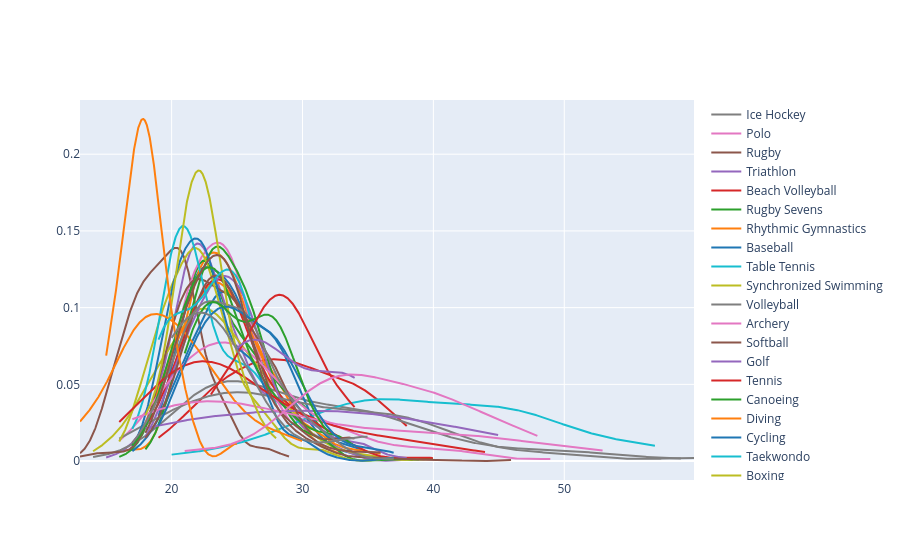

Notebook code cell kept with this figure:
### Code cell
fig = ff.create_distplot(x, name, show_hist= False, show_rug = False)
fig.show()

### Figure 1 — Plotly figure (JSON) as saved in the notebook; plotly's stock layout.template omitted (floating-point values rounded to 4 significant figures; data arrays with more than 128 entries replaced by an {"elided": "..."} marker saying what was removed)
{"data": [{"legendgroup": "Basketball", "marker": {"color": "rgb(31, 119, 180)"}, "mode": "lines", "name": "Basketball", "showlegend": true, "type": "scatter", "x": {"elided": "500 float values"}, "xaxis": "x", "y": {"elided": "500 float values"}, "yaxis": "y"}, {"legendgroup": "Judo", "marker": {"color": "rgb(255, 127, 14)"}, "mode": "lines", "name": "Judo", "showlegend": true, "type": "scatter", "x": {"elided": "500 float values"}, "xaxis": "x", "y": {"elided": "500 float values"}, "yaxis": "y"}, {"legendgroup": "Football", "marker": {"color": "rgb(44, 160, 44)"}, "mode": "lines", "name": "Football", "showlegend": true, "type": "scatter", "x": {"elided": "500 float values"}, "xaxis": "x", "y": {"elided": "500 float values"}, "yaxis": "y"}, {"legendgroup": "Tug-Of-War", "marker": {"color": "rgb(214, 39, 40)"}, "mode": "lines", "name": "Tug-Of-War", "showlegend": true, "type": "scatter", "x": {"elided": "500 float values"}, "xaxis": "x", "y": {"elided": "500 float values"}, "yaxis": "y"}, {"legendgroup": "Athletics", "marker": {"color": "rgb(148, 103, 189)"}, "mode": "lines", "name": "Athletics", "showlegend": true, "type": "scatter", "x": {"elided": "500 float values"}, "xaxis": "x", "y": {"elided": "500 float values"}, "yaxis": "y"}, {"legendgroup": "Swimming", "marker": {"color": "rgb(140, 86, 75)"}, "mode": "lines", "name": "Swimming", "showlegend": true, "type": "scatter", "x": {"elided": "500 float values"}, "xaxis": "x", "y": {"elided": "500 float values"}, "yaxis": "y"}, {"legendgroup": "Badminton", "marker": {"color": "rgb(227, 119, 194)"}, "mode": "lines", "name": "Badminton", "showlegend": true, "type": "scatter", "x": {"elided": "500 float values"}, "xaxis": "x", "y": {"elided": "500 float values"}, "yaxis": "y"}, {"legendgroup": "Sailing", "marker": {"color": "rgb(127, 127, 127)"}, "mode": "lines", "name": "Sailing", "showlegend": true, "type": "scatter", "x": {"elided": "500 float values"}, "xaxis": "x", "y": {"elided": "500 float values"}, "yaxis": "y"}, {"legendgroup": "Gymnastics", "marker": {"color": "rgb(188, 189, 34)"}, "mode": "lines", "name": "Gymnastics", "showlegend": true, "type": "scatter", "x": {"elided": "500 float values"}, "xaxis": "x", "y": {"elided": "500 float values"}, "yaxis": "y"}, {"legendgroup": "Art Competitions", "marker": {"color": "rgb(23, 190, 207)"}, "mode": "lines", "name": "Art Competitions", "showlegend": true, "type": "scatter", "x": {"elided": "500 float values"}, "xaxis": "x", "y": {"elided": "500 float values"}, "yaxis": "y"}, {"legendgroup": "Handball", "marker": {"color": "rgb(31, 119, 180)"}, "mode": "lines", "name": "Handball", "showlegend": true, "type": "scatter", "x": {"elided": "500 float values"}, "xaxis": "x", "y": {"elided": "500 float values"}, "yaxis": "y"}, {"legendgroup": "Weightlifting", "marker": {"color": "rgb(255, 127, 14)"}, "mode": "lines", "name": "Weightlifting", "showlegend": true, "type": "scatter", "x": {"elided": "500 float values"}, "xaxis": "x", "y": {"elided": "500 float values"}, "yaxis": "y"}, {"legendgroup": "Wrestling", "marker": {"color": "rgb(44, 160, 44)"}, "mode": "lines", "name": "Wrestling", "showlegend": true, "type": "scatter", "x": {"elided": "500 float values"}, "xaxis": "x", "y": {"elided": "500 float values"}, "yaxis": "y"}, {"legendgroup": "Water Polo", "marker": {"color": "rgb(214, 39, 40)"}, "mode": "lines", "name": "Water Polo", "showlegend": true, "type": "scatter", "x": {"elided": "500 float values"}, "xaxis": "x", "y": {"elided": "500 float values"}, "yaxis": "y"}, {"legendgroup": "Hockey", "marker": {"color": "rgb(148, 103, 189)"}, "mode": "lines", "name": "Hockey", "showlegend": true, "type": "scatter", "x": {"elided": "500 float values"}, "xaxis": "x", "y": {"elided": "500 float values"}, "yaxis": "y"}, {"legendgroup": "Rowing", "marker": {"color": "rgb(140, 86, 75)"}, "mode": "lines", "name": "Rowing", "showlegend": true, "type": "scatter", "x": {"elided": "500 float values"}, "xaxis": "x", "y": {"elided": "500 float values"}, "yaxis": "y"}, {"legendgroup": "Fencing", "marker": {"color": "rgb(227, 119, 194)"}, "mode": "lines", "name": "Fencing", "showlegend": true, "type": "scatter", "x": {"elided": "500 float values"}, "xaxis": "x", "y": {"elided": "500 float values"}, "yaxis": "y"}, {"legendgroup": "Shooting", "marker": {"color": "rgb(127, 127, 127)"}, "mode": "lines", "name": "Shooting", "showlegend": true, "type": "scatter", "x": {"elided": "500 float values"}, "xaxis": "x", "y": {"elided": "500 float values"}, "yaxis": "y"}, {"legendgroup": "Boxing", "marker": {"color": "rgb(188, 189, 34)"}, "mode": "lines", "name": "Boxing", "showlegend": true, "type": "scatter", "x": {"elided": "500 float values"}, "xaxis": "x", "y": {"elided": "500 float values"}, "yaxis": "y"}, {"legendgroup": "Taekwondo", "marker": {"color": "rgb(23, 190, 207)"}, "mode": "lines", "name": "Taekwondo", "showlegend": true, "type": "scatter", "x": {"elided": "500 float values"}, "xaxis": "x", "y": {"elided": "500 float values"}, "yaxis": "y"}, {"legendgroup": "Cycling", "marker": {"color": "rgb(31, 119, 180)"}, "mode": "lines", "name": "Cycling", "showlegend": true, "type": "scatter", "x": {"elided": "500 float values"}, "xaxis": "x", "y": {"elided": "500 float values"}, "yaxis": "y"}, {"legendgroup": "Diving", "marker": {"color": "rgb(255, 127, 14)"}, "mode": "lines", "name": "Diving", "showlegend": true, "type": "scatter", "x": {"elided": "500 float values"}, "xaxis": "x", "y": {"elided": "500 float values"}, "yaxis": "y"}, {"legendgroup": "Canoeing", "marker": {"color": "rgb(44, 160, 44)"}, "mode": "lines", "name": "Canoeing", "showlegend": true, "type": "scatter", "x": {"elided": "500 float values"}, "xaxis": "x", "y": {"elided": "500 float values"}, "yaxis": "y"}, {"legendgroup": "Tennis", "marker": {"color": "rgb(214, 39, 40)"}, "mode": "lines", "name": "Tennis", "showlegend": true, "type": "scatter", "x": {"elided": "500 float values"}, "xaxis": "x", "y": {"elided": "500 float values"}, "yaxis": "y"}, {"legendgroup": "Golf", "marker": {"color": "rgb(148, 103, 189)"}, "mode": "lines", "name": "Golf", "showlegend": true, "type": "scatter", "x": {"elided": "500 float values"}, "xaxis": "x", "y": {"elided": "500 float values"}, "yaxis": "y"}, {"legendgroup": "Softball", "marker": {"color": "rgb(140, 86, 75)"}, "mode": "lines", "name": "Softball", "showlegend": true, "type": "scatter", "x": {"elided": "500 float values"}, "xaxis": "x", "y": {"elided": "500 float values"}, "yaxis": "y"}, {"legendgroup": "Archery", "marker": {"color": "rgb(227, 119, 194)"}, "mode": "lines", "name": "Archery", "showlegend": true, "type": "scatter", "x": {"elided": "500 float values"}, "xaxis": "x", "y": {"elided": "500 float values"}, "yaxis": "y"}, {"legendgroup": "Volleyball", "marker": {"color": "rgb(127, 127, 127)"}, "mode": "lines", "name": "Volleyball", "showlegend": true, "type": "scatter", "x": {"elided": "500 float values"}, "xaxis": "x", "y": {"elided": "500 float values"}, "yaxis": "y"}, {"legendgroup": "Synchronized Swimming", "marker": {"color": "rgb(188, 189, 34)"}, "mode": "lines", "name": "Synchronized Swimming", "showlegend": true, "type": "scatter", "x": {"elided": "500 float values"}, "xaxis": "x", "y": {"elided": "500 float values"}, "yaxis": "y"}, {"legendgroup": "Table Tennis", "marker": {"color": "rgb(23, 190, 207)"}, "mode": "lines", "name": "Table Tennis", "showlegend": true, "type": "scatter", "x": {"elided": "500 float values"}, "xaxis": "x", "y": {"elided": "500 float values"}, "yaxis": "y"}, {"legendgroup": "Baseball", "marker": {"color": "rgb(31, 119, 180)"}, "mode": "lines", "name": "Baseball", "showlegend": true, "type": "scatter", "x": {"elided": "500 float values"}, "xaxis": "x", "y": {"elided": "500 float values"}, "yaxis": "y"}, {"legendgroup": "Rhythmic Gymnastics", "marker": {"color": "rgb(255, 127, 14)"}, "mode": "lines", "name": "Rhythmic Gymnastics", "showlegend": true, "type": "scatter", "x": {"elided": "500 float values"}, "xaxis": "x", "y": {"elided": "500 float values"}, "yaxis": "y"}, {"legendgroup": "Rugby Sevens", "marker": {"color": "rgb(44, 160, 44)"}, "mode": "lines", "name": "Rugby Sevens", "showlegend": true, "type": "scatter", "x": {"elided": "500 float values"}, "xaxis": "x", "y": {"elided": "500 float values"}, "yaxis": "y"}, {"legendgroup": "Beach Volleyball", "marker": {"color": "rgb(214, 39, 40)"}, "mode": "lines", "name": "Beach Volleyball", "showlegend": true, "type": "scatter", "x": {"elided": "500 float values"}, "xaxis": "x", "y": {"elided": "500 float values"}, "yaxis": "y"}, {"legendgroup": "Triathlon", "marker": {"color": "rgb(148, 103, 189)"}, "mode": "lines", "name": "Triathlon", "showlegend": true, "type": "scatter", "x": {"elided": "500 float values"}, "xaxis": "x", "y": {"elided": "500 float values"}, "yaxis": "y"}, {"legendgroup": "Rugby", "marker": {"color": "rgb(140, 86, 75)"}, "mode": "lines", "name": "Rugby", "showlegend": true, "type": "scatter", "x": {"elided": "500 float values"}, "xaxis": "x", "y": {"elided": "500 float values"}, "yaxis": "y"}, {"legendgroup": "Polo", "marker": {"color": "rgb(227, 119, 194)"}, "mode": "lines", "name": "Polo", "showlegend": true, "type": "scatter", "x": {"elided": "500 float values"}, "xaxis": "x", "y": {"elided": "500 float values"}, "yaxis": "y"}, {"legendgroup": "Ice Hockey", "marker": {"color": "rgb(127, 127, 127)"}, "mode": "lines", "name": "Ice Hockey", "showlegend": true, "type": "scatter", "x": {"elided": "500 float values"}, "xaxis": "x", "y": {"elided": "500 float values"}, "yaxis": "y"}], "layout": {"barmode": "overlay", "hovermode": "closest", "legend": {"traceorder": "reversed"}, "xaxis": {"anchor": "y2", "domain": [0, 1], "zeroline": false}, "yaxis": {"anchor": "free", "domain": [0, 1], "position": 0}}}
